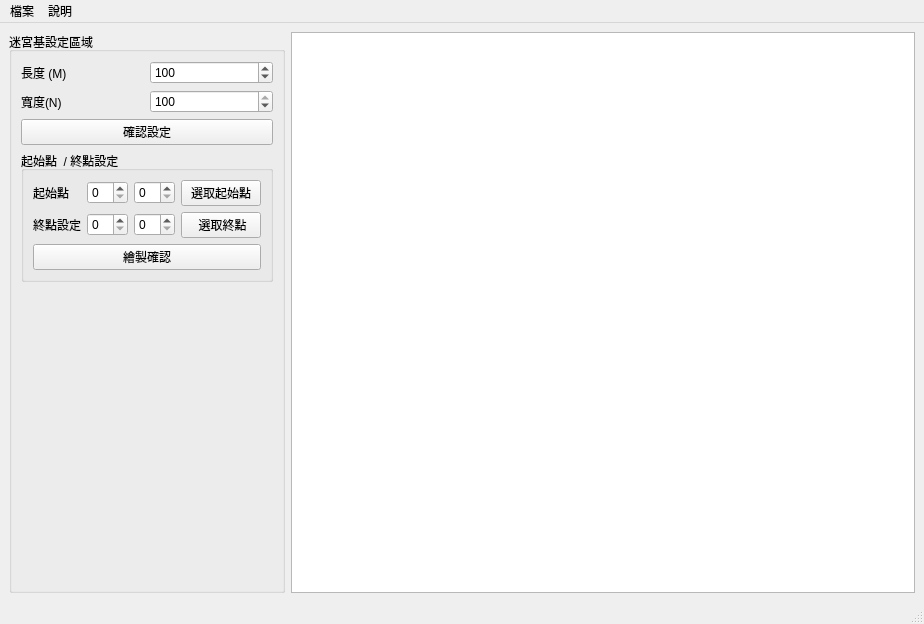
<?xml version="1.0" encoding="UTF-8"?>
<ui version="4.0">
 <class>MainWindow</class>
 <widget class="QMainWindow" name="MainWindow">
  <property name="geometry">
   <rect>
    <x>0</x>
    <y>0</y>
    <width>924</width>
    <height>624</height>
   </rect>
  </property>
  <property name="windowTitle">
   <string>迷宮探索</string>
  </property>
  <widget class="QWidget" name="centralwidget">
   <layout class="QHBoxLayout" name="horizontalLayout">
    <item>
     <layout class="QVBoxLayout" name="verticalLayout">
      <item>
       <widget class="QGroupBox" name="groupBox">
        <property name="title">
         <string>迷宮基設定區域</string>
        </property>
        <layout class="QVBoxLayout" name="verticalLayout_3">
         <item>
          <layout class="QVBoxLayout" name="verticalLayout_2">
           <item>
            <layout class="QGridLayout" name="gridLayout_3">
             <item row="0" column="0">
              <widget class="QLabel" name="label">
               <property name="text">
                <string>長度 (M)</string>
               </property>
              </widget>
             </item>
             <item row="0" column="1">
              <widget class="QSpinBox" name="mazeM_spinBox">
               <property name="minimum">
                <number>1</number>
               </property>
               <property name="maximum">
                <number>1000</number>
               </property>
               <property name="value">
                <number>100</number>
               </property>
              </widget>
             </item>
             <item row="1" column="0">
              <widget class="QLabel" name="label_2">
               <property name="text">
                <string>寬度(N)</string>
               </property>
              </widget>
             </item>
             <item row="1" column="1">
              <widget class="QSpinBox" name="mazeN_spinBox">
               <property name="minimum">
                <number>1</number>
               </property>
               <property name="maximum">
                <number>100</number>
               </property>
               <property name="value">
                <number>100</number>
               </property>
              </widget>
             </item>
            </layout>
           </item>
          </layout>
         </item>
         <item>
          <widget class="QPushButton" name="mazeSizeConfirm_pushButton">
           <property name="text">
            <string>確認設定</string>
           </property>
          </widget>
         </item>
         <item>
          <widget class="QGroupBox" name="groupBox_2">
           <property name="title">
            <string>起始點  / 終點設定</string>
           </property>
           <layout class="QVBoxLayout" name="verticalLayout_4">
            <item>
             <layout class="QGridLayout" name="gridLayout">
              <item row="2" column="2">
               <widget class="QSpinBox" name="mazeStartPoint_Y_spinBox"/>
              </item>
              <item row="3" column="0">
               <widget class="QLabel" name="label_4">
                <property name="text">
                 <string>終點設定</string>
                </property>
               </widget>
              </item>
              <item row="2" column="1">
               <widget class="QSpinBox" name="mazeStartPoint_X_spinBox">
                <property name="value">
                 <number>0</number>
                </property>
               </widget>
              </item>
              <item row="3" column="2">
               <widget class="QSpinBox" name="mazeEndPoint_Y_spinBox"/>
              </item>
              <item row="2" column="0">
               <widget class="QLabel" name="label_3">
                <property name="text">
                 <string>起始點</string>
                </property>
               </widget>
              </item>
              <item row="3" column="1">
               <widget class="QSpinBox" name="mazeEndPoint_X_spinBox"/>
              </item>
              <item row="2" column="3">
               <widget class="QPushButton" name="chooseStartPoint_pushButton">
                <property name="text">
                 <string>選取起始點</string>
                </property>
               </widget>
              </item>
              <item row="3" column="3">
               <widget class="QPushButton" name="chooseEndPoint_pushButton">
                <property name="text">
                 <string> 選取終點</string>
                </property>
               </widget>
              </item>
             </layout>
            </item>
            <item>
             <widget class="QPushButton" name="mazePaintConfirm_pushButton">
              <property name="text">
               <string>繪製確認</string>
              </property>
             </widget>
            </item>
           </layout>
          </widget>
         </item>
         <item>
          <spacer name="verticalSpacer">
           <property name="orientation">
            <enum>Qt::Vertical</enum>
           </property>
           <property name="sizeHint" stdset="0">
            <size>
             <width>20</width>
             <height>40</height>
            </size>
           </property>
          </spacer>
         </item>
        </layout>
       </widget>
      </item>
     </layout>
    </item>
    <item>
     <widget class="MazeQtGraphicsView" name="mazeView_graphicsView"/>
    </item>
   </layout>
  </widget>
  <widget class="QMenuBar" name="menubar">
   <property name="geometry">
    <rect>
     <x>0</x>
     <y>0</y>
     <width>924</width>
     <height>27</height>
    </rect>
   </property>
   <widget class="QMenu" name="menu">
    <property name="title">
     <string>說明</string>
    </property>
   </widget>
   <widget class="QMenu" name="menu_2">
    <property name="title">
     <string>檔案</string>
    </property>
   </widget>
   <addaction name="menu_2"/>
   <addaction name="menu"/>
  </widget>
  <widget class="QStatusBar" name="statusbar"/>
 </widget>
 <customwidgets>
  <customwidget>
   <class>MazeQtGraphicsView</class>
   <extends>QGraphicsView</extends>
   <header location="global">lib/Maze/Qt/MazeQtGraphicsView.h</header>
  </customwidget>
 </customwidgets>
 <resources/>
 <connections/>
</ui>
